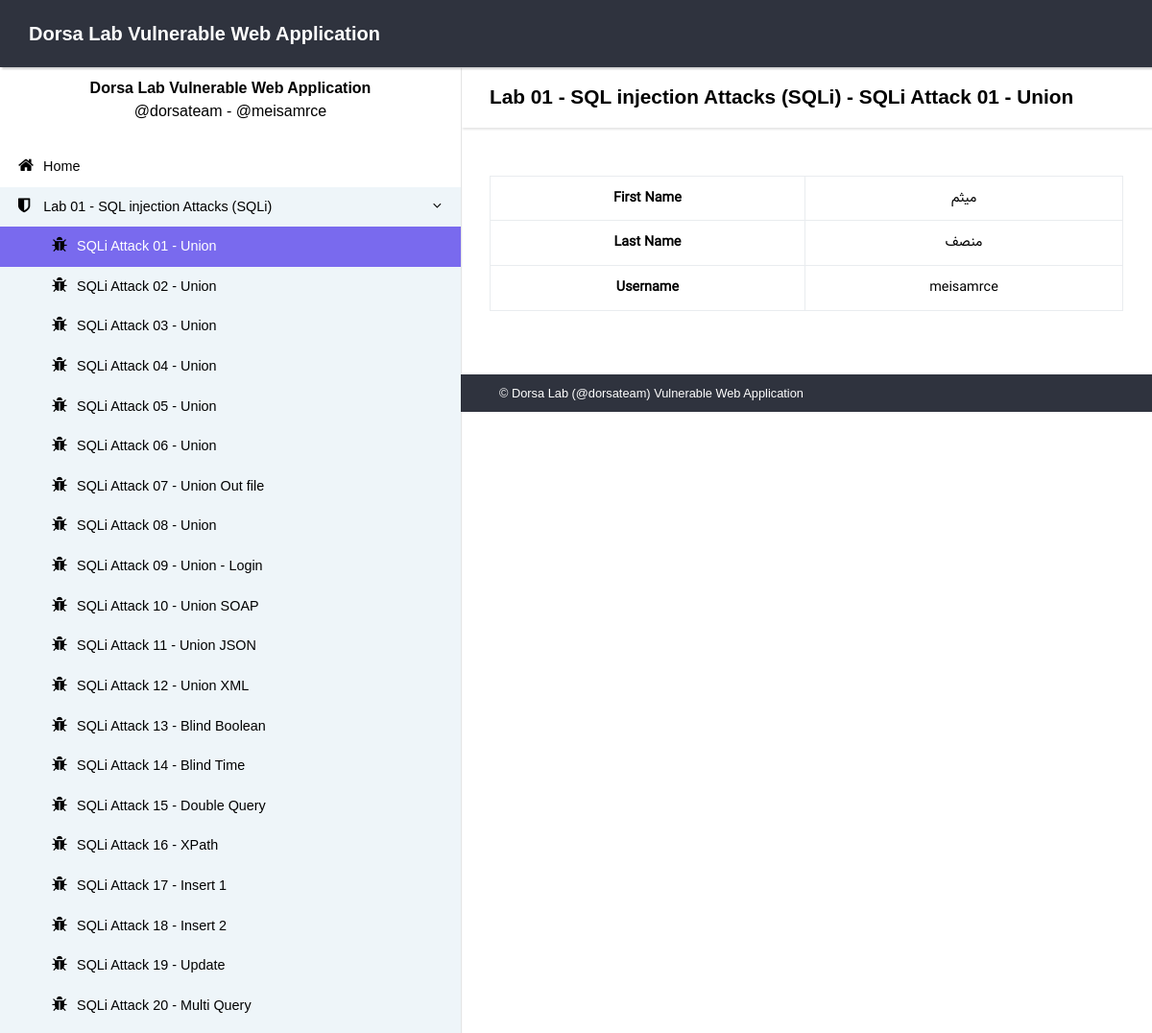
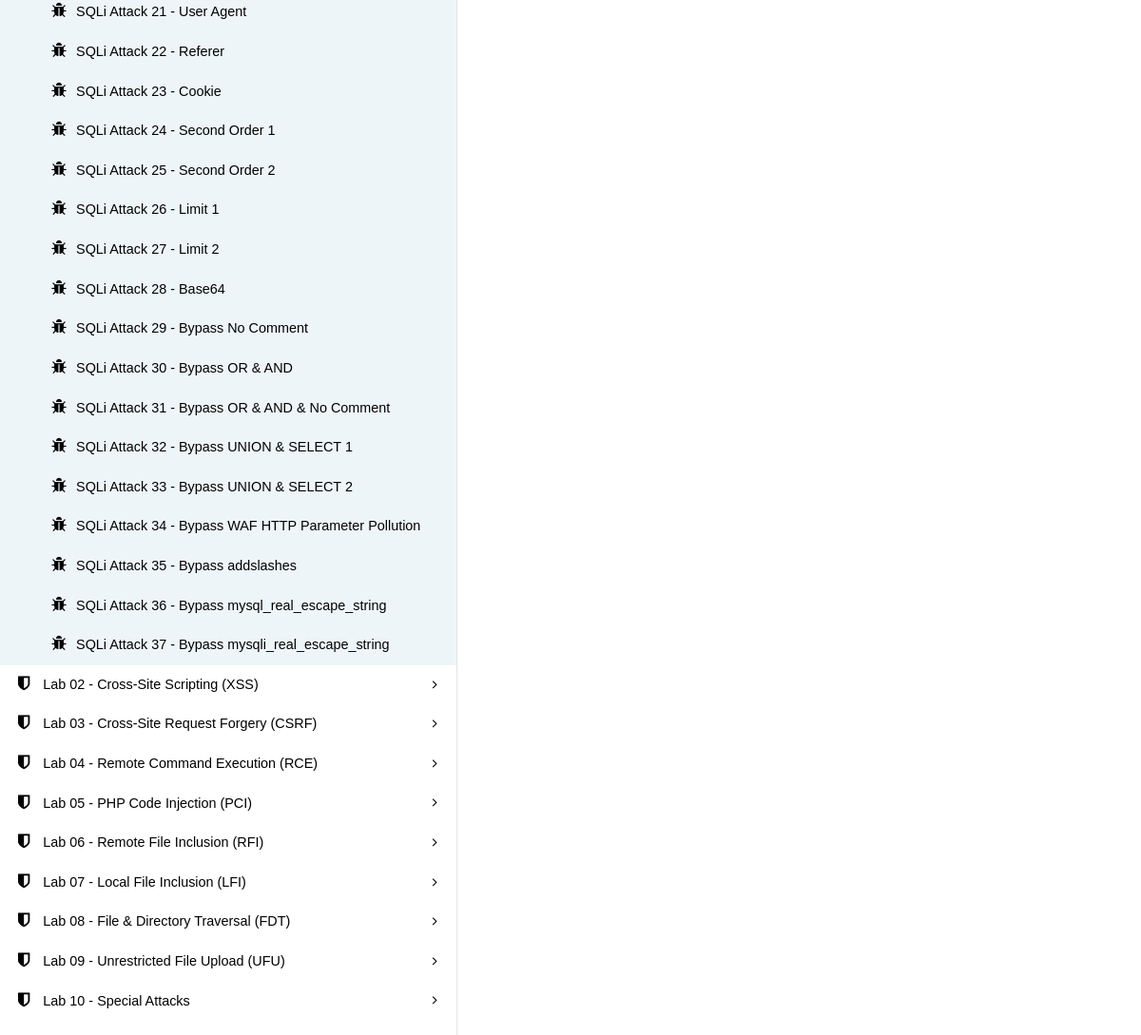
Screenshot of /sqli/01.php with the database file from the repository (2 pictures, top to bottom).
### tables this page shows
CREATE TABLE `users` (
  `id` int(10) UNSIGNED NOT NULL,
  `fn` varchar(50) NOT NULL,
  `ln` varchar(50) NOT NULL,
  `nickname` varchar(50) NOT NULL,
  `username` varchar(50) NOT NULL,
  `password` varchar(50) NOT NULL,
  `email` varchar(50) NOT NULL,
  `is_admin` int(11) NOT NULL,
  `temp` text NOT NULL
);

### helper/helper.php (called while the page is built, shortened)
<?php
class Helper
{
    public $dbLink = null;
    public function __construct()
    {
        $this->dbLink = mysqli_connect(DB_HOST,DB_USERNAME,DB_PASSWORD)
            or die(mysqli_connect_error());
        mysqli_select_db($this->dbLink,DB_NAME)
            or die($this->getError());
    }
    public function query($q)
    {
        $result = mysqli_query($this->dbLink,$q);
        if(stristr($q,'insert'))
            return mysqli_insert_id($this->dbLink);
        else if (stristr($q,'update') || stristr($q,'delete'))
            return mysqli_affected_rows($this->dbLink);
        else
            return $result;
    }
    public function getRow($result)
    {
        return mysqli_fetch_assoc($result);
    }
    public function get($key)
    {
        if(isset($_GET[$key]))
            return trim($_GET[$key]);
        else
            return '';
    }
}

### config.php (called while the page is built, shortened)
<?php
require_once  'helper/nusoap.php';
require_once  'helper/helper.php';
$main = new Helper();
?>

### sqli/01.php (the view, shortened to what this page needs)
<?php
	require_once '../config.php';
	$id = $main->get('id');
	if($id == '')
		$id = 1;
	$q = "SELECT * FROM users WHERE id = $id ";
	$r = $main->query($q);
	$user = $main->getRow($r);
?>
<!DOCTYPE html>
<html>
<head>
    <link rel="stylesheet" href="css/bootstrap.min.css">
    <link rel="stylesheet" href="css/font-awesome.min.css">
    <link rel="stylesheet" href="css/style.default.css">
</head>
<body>
<div class="page">
    <?php require_once '../template/header.php'; ?>
    <div class="page-content d-flex align-items-stretch">
        <?php require_once '../template/sider.php'; ?>
        <div class="content-inner">
            <header class="page-header">
                <div class="container-fluid">
                    <h2 class="no-margin-bottom">
						Lab 01 - SQL injection Attacks (SQLi)
						-
						SQLi Attack 01 - Union
					</h2>
                </div>
            </header>
            <section>
                <div class="container-fluid text-center fa-lang">
					<table class="table table-bordered">
					  <tbody>
						<tr>
						  <th scope="row">First Name</th>
						  <td><?php print $user['fn']; ?></td>
						</tr>
						<tr>
						  <th scope="row">Last Name</th>
						  <td><?php print $user['ln']; ?></td>
						</tr>
						<tr>
						  <th scope="row">Username</th>
						  <td><?php print $user['username']; ?></td>
						</tr>
					  </tbody>
					</table>
                </div>
            </section>
            <?php require_once '../template/footer.php'; ?>
        </div>
    </div>
</div>
</body>
</html>

### css/style.default.css (style rules this page uses)
.fa-lang { font-family: Vazir; }
body { overflow-x: hidden; }
section { padding: 50px 0; }
.container-fluid { padding: 0 30px; }
header.page-header { padding: 20px 0; }
table { font-size: 0.9em; color: #666; }
.content-inner { width: calc(100% - 400px); }
.page-header { background: #fff; padding: 20px; -webkit-box-shadow: 2px 2px 2px rgba(0, 0, 0, 0.1); box-shadow: 2px 2px 2px rgba(0, 0, 0, 0.1); position: relative; z-index: 8; }
.page { background: #ffffff; color:#000000; }
.page * { color:#000000; }
.no-margin-bottom { margin-bottom: 0 !important; }
.page { overflow-x: hidden; }
body { font-family: "Poppins", sans-serif; font-size: 1rem; font-weight: normal; line-height: 1.5; color: #212529; background-color: #fff; }
h1, h2, h3, h4, h5, h6, .h1, .h2, .h3, .h4, .h5, .h6 { margin-bottom: 0.5rem; font-family: inherit; font-weight: 700; line-height: 1.1; color: inherit; }
h2, .h2 { font-size: 1.3rem; }

### rows the page displays
users: fn "میثم", ln "منصف", username "meisamrce"

### other values shown
$kbug "Lab 01 - SQL injection Attacks (SQLi)"
$vattack "SQLi Attack 01 - Union"
$vattack "SQLi Attack 02 - Union"
$vattack "SQLi Attack 03 - Union"
$vattack "SQLi Attack 04 - Union"
$vattack "SQLi Attack 05 - Union"
$vattack "SQLi Attack 06 - Union"
$vattack "SQLi Attack 07 - Union Out file"
$vattack "SQLi Attack 08 - Union"
$vattack "SQLi Attack 09 - Union - Login"
$vattack "SQLi Attack 10 - Union SOAP"
$vattack "SQLi Attack 11 - Union JSON"
$vattack "SQLi Attack 12 - Union XML"
$vattack "SQLi Attack 13 - Blind Boolean"
$vattack "SQLi Attack 14 - Blind Time"
